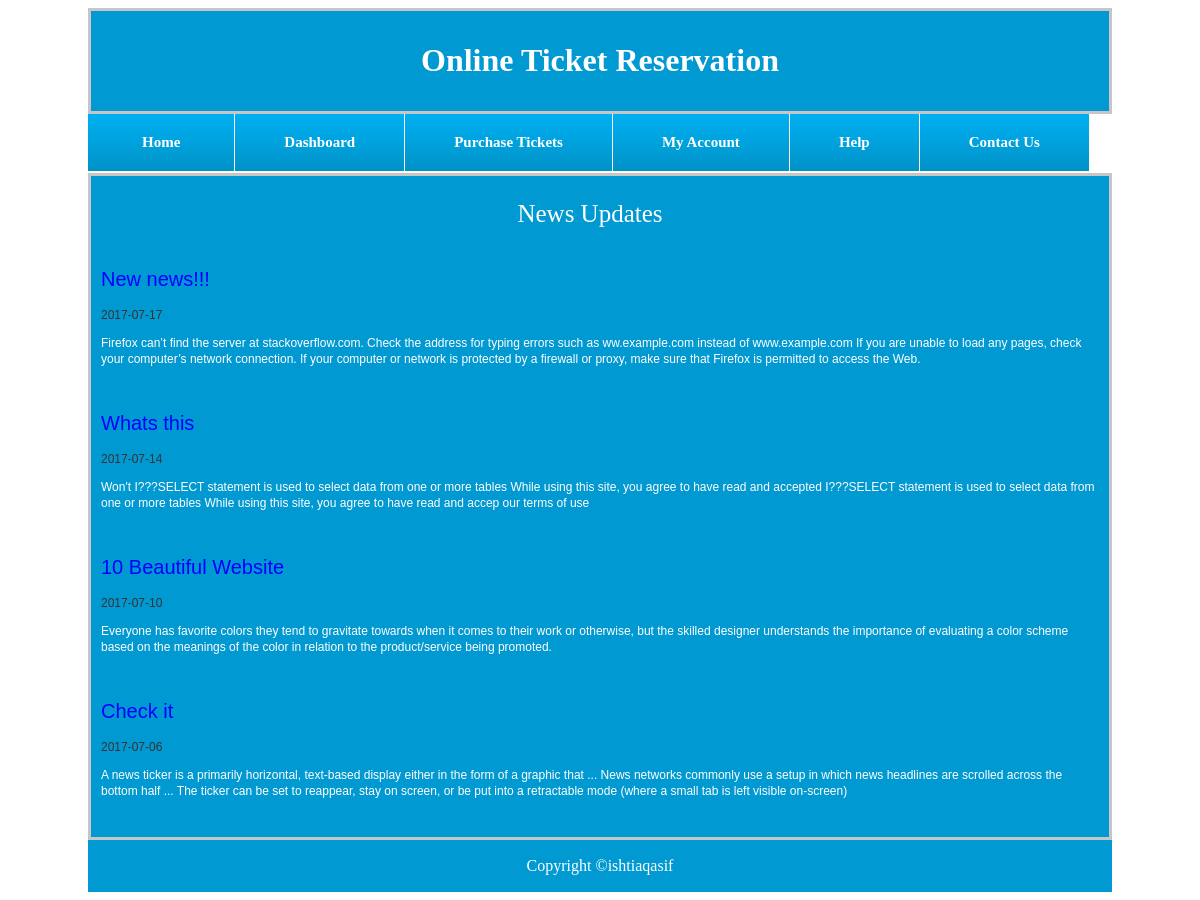
Page /news&offer.php on the committed database.
### tables this page shows
CREATE TABLE `news_offer` (
  `news_id` int(11) NOT NULL,
  `date` date NOT NULL,
  `title` varchar(50) NOT NULL,
  `details` varchar(1000) NOT NULL,
  `type` varchar(10) NOT NULL
);

### includes/full_offers.php (the view)
<!DOCTYPE html>
<html>
    <div class="full_news_block">
      <div class="h3">News Updates</div>
      <div class="dat">
      <?php $x = newsShow(); ?>
    </div>
    </div>
</html>
<?php
function newsShow(){
    include 'database/connection.php';
    $sql = "SELECT `date`, `title`, `details` FROM `news_offer` ORDER BY `date` DESC";
    $result = mysqli_query($conn,$sql);
    $chkResult = mysqli_num_rows($result);
    if ($chkResult > 0) {
        while($row=mysqli_fetch_assoc($result)) {
            $err = "
                <p style='color:blue;font-size:20px'>".$row['title']." </p>
                <p style='color:#333333;font-size:12px'>".$row['date']." </p>
                <p style='color:white;'>".$row['details']." </p>
                  <br>";
             echo $err;
        }
    } else {
        echo "0 results";
    }
  }
 ?>

### news&offer.php (shortened to what this page needs)
 <!DOCTYPE html>
<html >
  <head>
    <link href="css/index.css" rel="stylesheet" type="text/css" />
  </head>
  <?php
          include('includes/header.php');
          include('includes/menu.php');
  ?>
    <?php include('includes/full_offers.php');  ?>
<?php  include('includes/footer.php');?>
</html>

### includes/header.php
<!DOCTYPE html>
<html>
<center>
  <header id="hdr">
    <h1>Online Ticket Reservation</h1>
  </header>
</center>
</html>

### includes/menu.php
<!DOCTYPE html>
<html >
  <center>
    <div id="menu_block">
      <div class="menu">
        <a href="\Online_Ticket_Reservation/index.php" class="menu_home">Home</a>
        <a href="\Online_Ticket_Reservation/dashboard.php" class="menu_tx">Dashboard</a>
        <a href="\Online_Ticket_Reservation/purchase_tickets.php" class="menu_tx">Purchase Tickets</a>
        <a href="\Online_Ticket_Reservation/my_account.php" class="menu_tx">My Account</a>
        <a href="\Online_Ticket_Reservation/help.php" class="menu_tx">Help</a>
        <a href="\Online_Ticket_Reservation/contact_us.php" class="menu_tx">Contact Us</a>
      </div>
    </div>
  </center>
</html>

### includes/footer.php
<!DOCTYPE html>
<html>
<center>
<div id="ftr">
    <p >Copyright &copy;ishtiaqasif</p>
</div>
</center>
</html>

### css/index.css (style rules this page uses)
#hdr { width: 1018px; padding: 10px 0px; background:#0099D1;color: white;border: 3px solid #C6C6C6; }
#menu_block { width: 1024px; padding-bottom: 59px }
#ftr { width: 1024px;padding: 1px 0px; background:#0099D1;color: white ; }
.menu_home { background:url(../images/til_blue.gif) repeat-x; float:left; padding:20px 54px 20px 54px; font: bold 15px Trebuchet MS; color:#fff; text-decoration: none; }
.menu_tx { background:url(../images/til_blue.gif) repeat-x; float:left; padding:20px 49px; margin-left:1px; font: bold 15px Trebuchet MS; color:#fff; text-decoration:none; }
.full_news_block { width: 1018px; border: 3px solid #C6C6C6; margin: 0px auto; background: #0099D1; }
.h3 { width: 998px; background-color: ; color:#fff ; text-align: center; font:25px/15px trebuchet MS; padding: 30px 0px 0px 0px; }
.dat { margin: 20px 10px 10px 10px; padding-top: 10px; font:12px/16px Arial; }

### rows in the picture
news_offer: title "New news!!!", date "2017-07-17", details "Firefox can’t find the server at stackoverflow.com. Check the address for typing errors such as ww.example.com instead of www.example.com If you are unable to load any pages, check your computer’s network connection. If your computer or network is protected by a firewall or proxy, make sure that Firefox is permitted to access the Web."
news_offer: title "Whats this", date "2017-07-14", details "Won't I???SELECT statement is used to select data from one or more tables While using this site, you agree to have read and accepted I???SELECT statement is used to select data from one or more tables While using this site, you agree to have read and accep our terms of use"
news_offer: title "10 Beautiful Website", date "2017-07-10", details "Everyone has favorite colors they tend to gravitate towards when it comes to their work or otherwise, but the skilled designer understands the importance of evaluating a color scheme based on the meanings of the color in relation to the product/service being promoted."
news_offer: title "Check it", date "2017-07-06", details "A news ticker is a primarily horizontal, text-based display either in the form of a graphic that ... News networks commonly use a setup in which news headlines are scrolled across the bottom half ... The ticker can be set to reappear, stay on screen, or be put into a retractable mode (where a small tab is left visible on-screen)"
